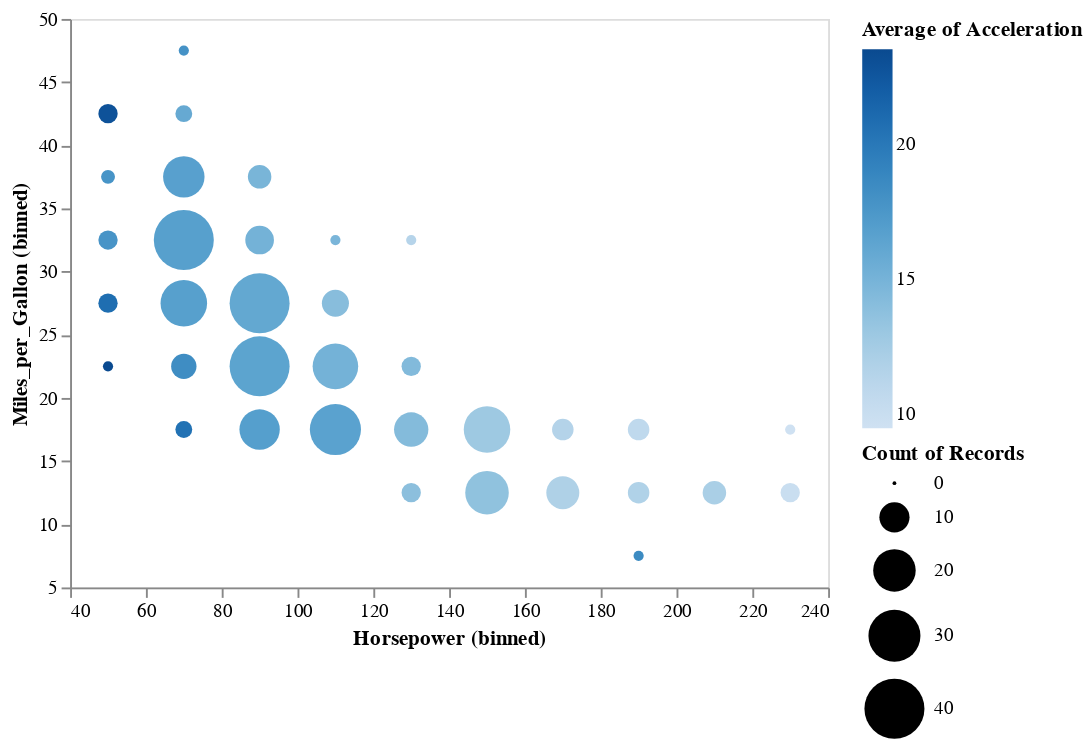

Write notebook code for a chart like this one.
### Markdown cell above
### Three Dimensional Histogram
You can even present the histogram of three quantities:

### Code cell
alt.Chart(cars).mark_circle().encode(
    alt.X('Horsepower', bin = True),
    alt.Y('Miles_per_Gallon', bin = True), 
    size = 'count()',
    color = 'average(Acceleration)'
)

### Figure 1 — Vega-Lite specification as saved in the notebook (floating-point values rounded to 4 significant figures; data arrays with more than 128 entries replaced by an {"elided": "..."} marker saying what was removed)
{"$schema": "https://vega.github.io/schema/vega-lite/v2.6.0.json", "config": {"view": {"height": 300, "width": 400}}, "data": {"name": "data-f02450ab61490a1363517a0190416235"}, "datasets": {"data-f02450ab61490a1363517a0190416235": {"elided": "406 records"}}, "encoding": {"color": {"aggregate": "average", "field": "Acceleration", "type": "quantitative"}, "size": {"aggregate": "count", "type": "quantitative"}, "x": {"bin": true, "field": "Horsepower", "type": "quantitative"}, "y": {"bin": true, "field": "Miles_per_Gallon", "type": "quantitative"}}, "mark": "circle"}
